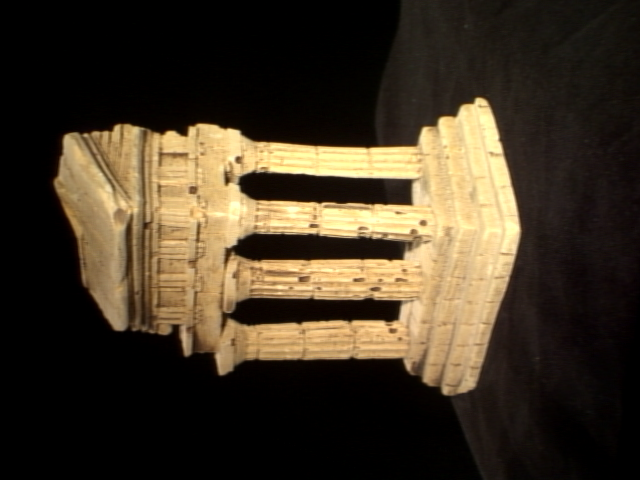
%> input picture homework4/temple/im1.png, 640 x 480 px
$ octave visualize.m   (GNU Octave 9; MATLAB toolbox functions it lacks are replaced by stand-ins)
%> lines starting %> are read from the running program, lines starting %| are printed output that depends on the picture
### homework4/epipolarCorrespondence.m
function [x2, y2] = epipolarCorrespondence(im1, im2, F, x1, y1)
% this function is used to compute location of image1's x,y in image2
% im1 and im2 are two images
% F is the fundamental matrix
% x1 and y1 are coordinate of one point in image1

% compute the epipolar line
p1 = [x1; y1; 1];
line1 = F*p1;
scale = sqrt(line1(1)^2 + line1(2)^2);
line1 = line1/scale;

% find approximate point
line2=[-line1(2),line1(1),line1(2)*x1-line1(1)*y1]';
proj=round(cross(line1,line2));

% preparation for computing difference
windowsize=10;
paraSize = 2*windowsize+1;
mask1 = double(im1((y1-windowsize):(y1+windowsize), (x1-windowsize):(x1+windowsize)));
minerror=1000;
sigma = 3;
weight = fspecial('gaussian', [paraSize paraSize], sigma);

% compute the difference and find the most probable point
for j = proj(2)-20:proj(2)+20
    mask2 = double(im2(j-windowsize:j+windowsize,proj(1)-windowsize:proj(1)+windowsize));
    distance = mask1 - mask2;
    error = norm(weight .* distance);
    if error<minerror
        minerror=error;
        x2=proj(1);
        y2=j;
    end
end

end

### homework4/camera2.m
function [M2s] = camera2(E)
[U,S,V] = svd(E);
m = (S(1,1)+S(2,2))/2;
E = U*[m,0,0;0,m,0;0,0,0]*V';
[U,S,V] = svd(E);
W = [0,-1,0;1,0,0;0,0,1];

% Make sure we return rotation matrices with det(R) == 1
if (det(U*W*V')<0)
    W = -W;
end

M2s = zeros(3,4,4);
M2s(:,:,1) = [U*W*V',U(:,3)./max(abs(U(:,3)))];
M2s(:,:,2) = [U*W*V',-U(:,3)./max(abs(U(:,3)))];
M2s(:,:,3) = [U*W'*V',U(:,3)./max(abs(U(:,3)))];
M2s(:,:,4) = [U*W'*V',-U(:,3)./max(abs(U(:,3)))];
end

### homework4/essentialMatrix.m
function E = essentialMatrix(F, K1, K2)
% this funchtion is used to compute essential matrix
% F is fundamental matrix
% K1 and K2 are calibration matrix

E = K2' * F * K1;

end

### homework4/triangulate.m
function P = triangulate(M1, p1, M2, p2)
% this function is uesd to achieve a set of 3D coordinates using 2D points
% M1 and M2 are camera matrix
% p1 and p2 are 2D coordinates

% homogenous form
p1 = [ p1'; ones(1, size(p1, 1))];
p2 = [ p2'; ones(1, size(p2, 1))];
P = zeros(4, size(p1,2));

% calculation for each point
for i = 1: size(p1, 2)
    p = p1(:,i);
    q = p2(:,i);
    p = [0, p(3), -p(2);
        -p(3), 0, p(1);
        p(2), -p(1), 0];
    q = [0, q(3), -q(2);
        -q(3), 0, q(1);
        q(2), -q(1), 0];
    T = [p*M1; q*M2];
    [~, ~, D] = svd(T);
    d = D(:, end);
    P(:, i) = d/d(4);
end

P = P';
P = P(:, 1:3);
end

### homework4/visualize.m
load('q2_1.mat');
load('intrinsics.mat');
load('templeCoords.mat');
im1 = imread('im1.png');
%> im1 is the input picture: size 480x640x3 uint8; mean R, G, B 65.3, 53.9, 37.1
im2 = imread('im2.png');
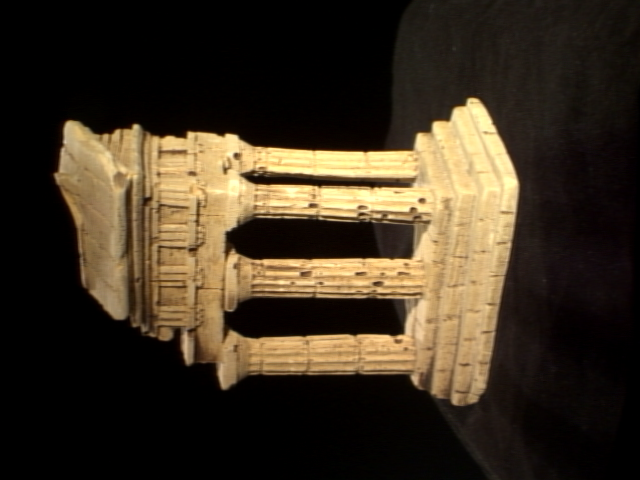
%> input picture homework4/temple/im2.png, 640 x 480 px
%> im2 is the input picture: size 480x640x3 uint8; mean R, G, B 60.7, 49.2, 33.3

number = size(x1,1);

x2 = zeros(number, 1);
y2 = zeros(number, 1);

% calculate the coordinate in im2
for i = 1:number
    [x, y] = epipolarCorrespondence(im1, im2, F, x1(i), y1(i));
    x2(i) = x;
    y2(i) = y;
end
%> this loop made 288 passes
%> (x, y) on passes 1 to 3: (54, 176), (60, 167), (62, 157)
%> pass 1, in epipolarCorrespondence, `mask1 = double(im1((y1-windowsize):(y1+windowsize), (x1-windowsize):(x..`:
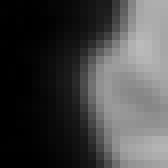
%> mask1: size 21x21 double (shown 8 times larger); min 0, max 187, mean 68.5
%> pass 2, in epipolarCorrespondence (call 2), `mask1 = double(im1((y1-windowsize):(y1+windowsize), (x1-windowsize):(x..`:
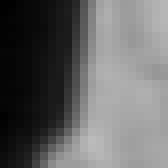
%> mask1: size 21x21 double (shown 8 times larger); min 2, max 187, mean 100.6
%> pass 3, in epipolarCorrespondence (call 3), `mask1 = double(im1((y1-windowsize):(y1+windowsize), (x1-windowsize):(x..`:
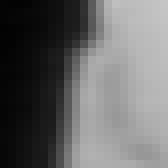
%> mask1: size 21x21 double (shown 8 times larger); min 2, max 197, mean 101.8
%> after the loop, x2 = 288 values, max 522 at index 56, min 54 at index 1, mean 304.6; y2 = 288 values, max 405 at index 73, min 97 at index 44, mean 240.9

% compute essential matrix
E = essentialMatrix(F, K1, K2);

% compute possible M2s
M2s = camera2(E);

% preparations for checking right M2
M1 = [1 0 0 0; 0 1 0 0; 0 0 1 0];
point1 = zeros(number, 2);
point2 = zeros(number, 2);
point1(:,1) = x1;
point1(:,2) = y1;
point2(:,1) = x2;
point2(:,2) = y2;

% check the right M2
for i = 1:4
    P = triangulate(K1*M1, point1, K2*M2s(:,:,i), point2);
    if all(P(:,3) > 0)
        sprintf('correct M2 is: %d\n', i)
        Pcorrect = P;
        M2 = M2s(:,:,i);
    end
end
%> after the loop, M2 = [0.999 0.0331 0.00368 -0.0264; -0.0329 0.966 0.257 -1; 0.00495 -0.257 0.966 0.144]; Pcorrect = 288 rows, first 12: [-0.586 -0.138 3.62; -0.578 -0.17 3.65; -0.574 -0.195 3.66; -0.564 -0.223 3.62; -0.552 -0.247 3.56; -0.531 -0.261 3.6; -0.508 -0.268 3.72; -0.476 -0.278 3.75; -0.451 -0.29 3.77; -0.409 -0.292 3.74; -0.383 -0.282 3.77; -0.356 -0.275 3.78]

% visualize 3D data using scatter3
scatter3(Pcorrect(:,1),Pcorrect(:,2),Pcorrect(:,3));
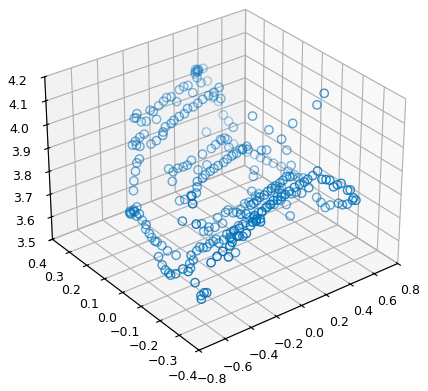
%> figure redrawn from the program's plot data

M1 = K1*M1;
M2 = K2*M2;
%> M2 = [1521.1 -27.37 297.8 3.27; -49.02 1410.4 630.7 -1490.4; 0.00495 -0.257 0.966 0.144]
save('q2_7.mat','F', 'M1', 'M2');
